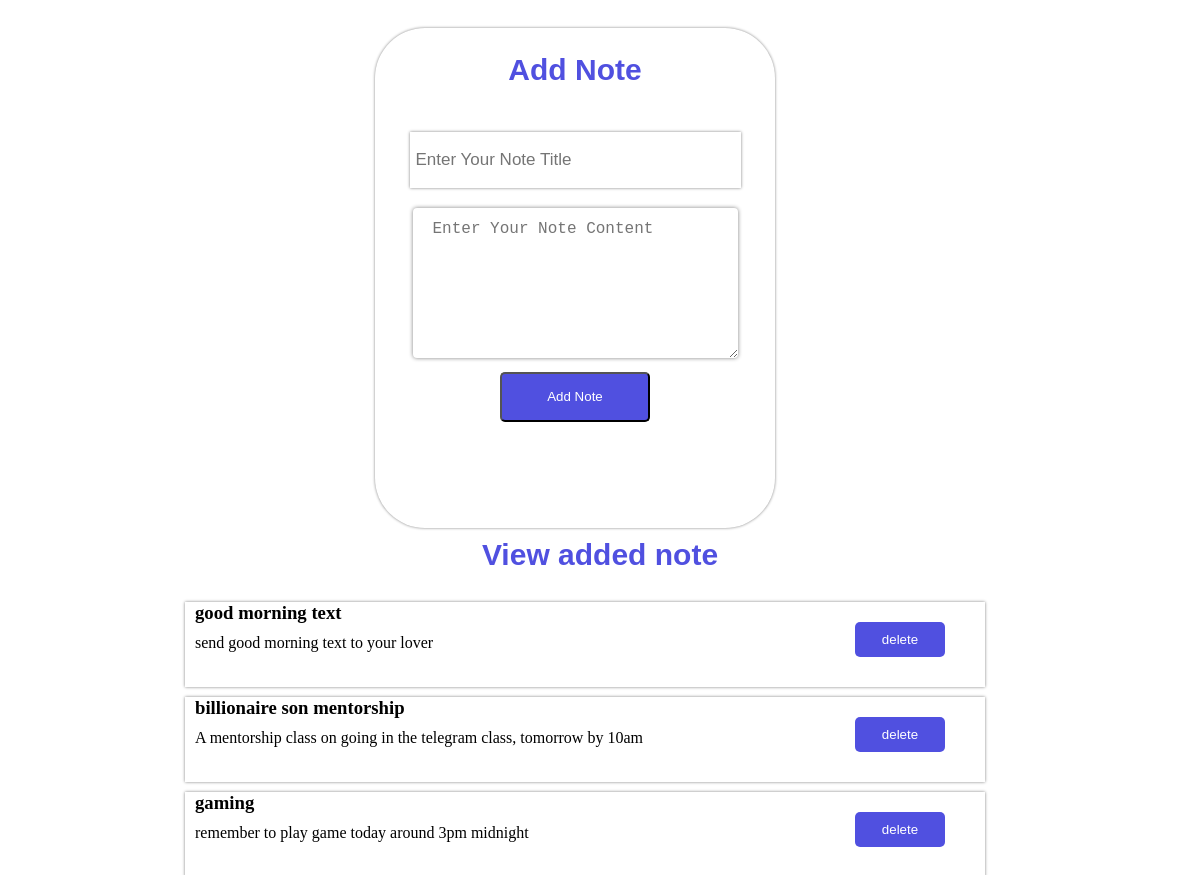
The page / on the database its author committed.
### todoApp/models.py (models this page shows, shortened)
class todo_now(models.Model):
    title=models.CharField(max_length=50)
    content=models.TextField()
    date_added=models.DateTimeField(auto_now_add=True)
    class Meta:
        ordering = ['-date_added']

### todoApp/views.py (the view)
# urls.py: path('', views.todo_add, name='todo'),
def todo_add(request):
    form=todo_now.objects.all()
    form=TodoForm(request.POST)
    if form.is_valid():
        form.save()
        return redirect('todo')
    else:
        form=TodoForm()
    form=todo_now.objects.all()
    return render(request, 'todo.html', {'form':form})

### todoApp/templates/todo.html (shortened to what this page needs)
{%load static%}
{%block contents%}
<!DOCTYPE html>
<html>
    <head>
        <link rel="stylesheet" type="text/css" href="{%static 'css/todo.css'%}">
    </head>
    <body>
        <div class="container">
            <div class="form-content">
                <h2>Add Note</h2>
                <form method="POST">
                    <input type="text" name="title" placeholder="Enter Your Note Title"><br>
                    <textarea name="content" placeholder="Enter Your Note Content"></textarea><br>
                    <button id="btn1">Add Note</button>
                </form>
            </div>
        </div>
        <div class="result">
            <h3 id="h3">View added note</h3>
            {%for todo_now in form%}
            <div class="content">
            <h3>{{todo_now.title}}</h3>
            <p>{{todo_now.content}}</p>
            <button id="btn2"><a href="delete/{{todo_now.id}}">delete</a></button>
        </div>
            {%endfor%}
        </div>
    </body>
</html>
{%endblock%}

### todoApp/static/css/todo.css (style rules this page uses)
.container { display:flex; position: relative; }
.container .form-content { width: 400px; height: 500px; border-radius: 50px; box-shadow: 0px 0px 3px grey; position: absolute; right: 25px; top: 20px; }
.container .form-content h2 { text-align: center; font-size: 30px; color: #5050e0; font-family: 'Gill Sans', 'Gill Sans MT', Calibri, 'Trebuchet MS', sans-serif; }
.container .form-content form { text-align: center; }
input[type=text] { height: 50px; width: 319px; margin: 20px; font-size: 17px; border: none; box-shadow: 0px 0px 3px grey; padding: 3px 6px; }
.container .form-content textarea { width: 325px; height: 150px; padding: 12px 20px; box-sizing: border-box; border: none; border-radius: 4px; font-size: 16px; box-shadow: 0px 0px 4px grey; }
.container .form-content #btn1 { height: 50px; width: 150px; border-radius: 5px; margin: 10px; background-color: #5050e0; color: white; outline: none; }
.result { width: 850px; height: 100%; margin: 50px 50px 50px 50px; }
.result #h3 { text-align: center; font-size: 30px; color: #5050e0; font-family: 'Gill Sans', 'Gill Sans MT', Calibri, 'Trebuchet MS', sans-serif; }
.result .content { margin: 0px 0px 0px 20px; height: 85px; margin: 10px; width: 800px; box-shadow: 0px 0px 3px grey; }
.content h3 { margin: 10px; }
.content p { margin: 10px; }
.content a { text-decoration: none; color: white; }
.content button { background-color: #5050e0; height: 35px; border-radius: 5px; width: 90px; position: absolute; right: 580px; margin: -40px 0px 0px 0px; border: none; outline: none; }
@media screen and (max-width: 1400px) { .result { position: relative; margin: 0px auto 0px auto; } }
@media screen and (max-width: 1400px) { .container .form-content { position: relative; margin: 0px auto 0px auto; } }
@media screen and (max-width: 1400px) { .content button { right: 80px; } }

### rows shown on the page
todo_now: title "good morning text", content "send good morning text to your lover"
todo_now: title "billionaire son mentorship", content "A mentorship class on going in the telegram class, tomorrow by 10am"
todo_now: title "gaming", content "remember to play game today around 3pm midnight"
